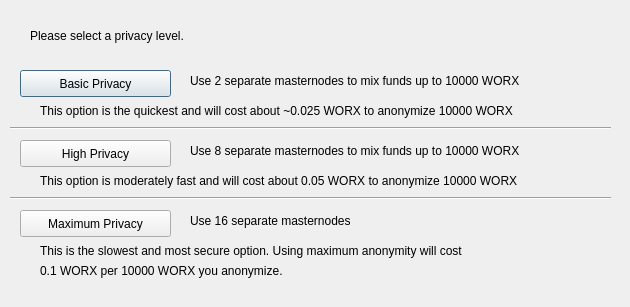
<?xml version="1.0" encoding="UTF-8"?>
<ui version="4.0">
 <class>DarksendConfig</class>
 <widget class="QDialog" name="DarksendConfig">
  <property name="geometry">
   <rect>
    <x>0</x>
    <y>0</y>
    <width>630</width>
    <height>307</height>
   </rect>
  </property>
  <property name="windowTitle">
   <string>Configure Darksend</string>
  </property>
  <widget class="QPushButton" name="buttonBasic">
   <property name="geometry">
    <rect>
     <x>20</x>
     <y>70</y>
     <width>151</width>
     <height>27</height>
    </rect>
   </property>
   <property name="text">
    <string>Basic Privacy</string>
   </property>
  </widget>
  <widget class="QPushButton" name="buttonHigh">
   <property name="geometry">
    <rect>
     <x>20</x>
     <y>140</y>
     <width>151</width>
     <height>27</height>
    </rect>
   </property>
   <property name="text">
    <string>High Privacy</string>
   </property>
  </widget>
  <widget class="QPushButton" name="buttonMax">
   <property name="geometry">
    <rect>
     <x>20</x>
     <y>210</y>
     <width>151</width>
     <height>27</height>
    </rect>
   </property>
   <property name="text">
    <string>Maximum Privacy</string>
   </property>
  </widget>
  <widget class="QLabel" name="label">
   <property name="geometry">
    <rect>
     <x>30</x>
     <y>20</y>
     <width>571</width>
     <height>31</height>
    </rect>
   </property>
   <property name="text">
    <string>Please select a privacy level.</string>
   </property>
  </widget>
  <widget class="QLabel" name="label_2">
   <property name="geometry">
    <rect>
     <x>190</x>
     <y>70</y>
     <width>421</width>
     <height>21</height>
    </rect>
   </property>
   <property name="text">
    <string>Use 2 separate masternodes to mix funds up to 10000 WORX</string>
   </property>
  </widget>
  <widget class="QLabel" name="label_3">
   <property name="geometry">
    <rect>
     <x>190</x>
     <y>140</y>
     <width>411</width>
     <height>21</height>
    </rect>
   </property>
   <property name="text">
    <string>Use 8 separate masternodes to mix funds up to 10000 WORX</string>
   </property>
  </widget>
  <widget class="QLabel" name="label_4">
   <property name="geometry">
    <rect>
     <x>190</x>
     <y>210</y>
     <width>421</width>
     <height>21</height>
    </rect>
   </property>
   <property name="text">
    <string>Use 16 separate masternodes</string>
   </property>
  </widget>
  <widget class="QLabel" name="label_6">
   <property name="geometry">
    <rect>
     <x>40</x>
     <y>100</y>
     <width>561</width>
     <height>21</height>
    </rect>
   </property>
   <property name="text">
    <string>This option is the quickest and will cost about ~0.025 WORX to anonymize 10000 WORX</string>
   </property>
  </widget>
  <widget class="QLabel" name="label_7">
   <property name="geometry">
    <rect>
     <x>40</x>
     <y>170</y>
     <width>561</width>
     <height>21</height>
    </rect>
   </property>
   <property name="text">
    <string>This option is moderately fast and will cost about 0.05 WORX to anonymize 10000 WORX</string>
   </property>
  </widget>
  <widget class="QLabel" name="label_8">
   <property name="geometry">
    <rect>
     <x>40</x>
     <y>240</y>
     <width>561</width>
     <height>21</height>
    </rect>
   </property>
   <property name="text">
    <string>This is the slowest and most secure option. Using maximum anonymity will cost</string>
   </property>
  </widget>
  <widget class="QLabel" name="label_9">
   <property name="geometry">
    <rect>
     <x>40</x>
     <y>260</y>
     <width>561</width>
     <height>21</height>
    </rect>
   </property>
   <property name="text">
    <string>0.1 WORX per 10000 WORX you anonymize.</string>
   </property>
  </widget>
  <widget class="Line" name="line">
   <property name="geometry">
    <rect>
     <x>10</x>
     <y>120</y>
     <width>601</width>
     <height>16</height>
    </rect>
   </property>
   <property name="orientation">
    <enum>Qt::Horizontal</enum>
   </property>
  </widget>
  <widget class="Line" name="line_2">
   <property name="geometry">
    <rect>
     <x>10</x>
     <y>190</y>
     <width>601</width>
     <height>16</height>
    </rect>
   </property>
   <property name="orientation">
    <enum>Qt::Horizontal</enum>
   </property>
  </widget>
 </widget>
 <resources/>
 <connections/>
</ui>
